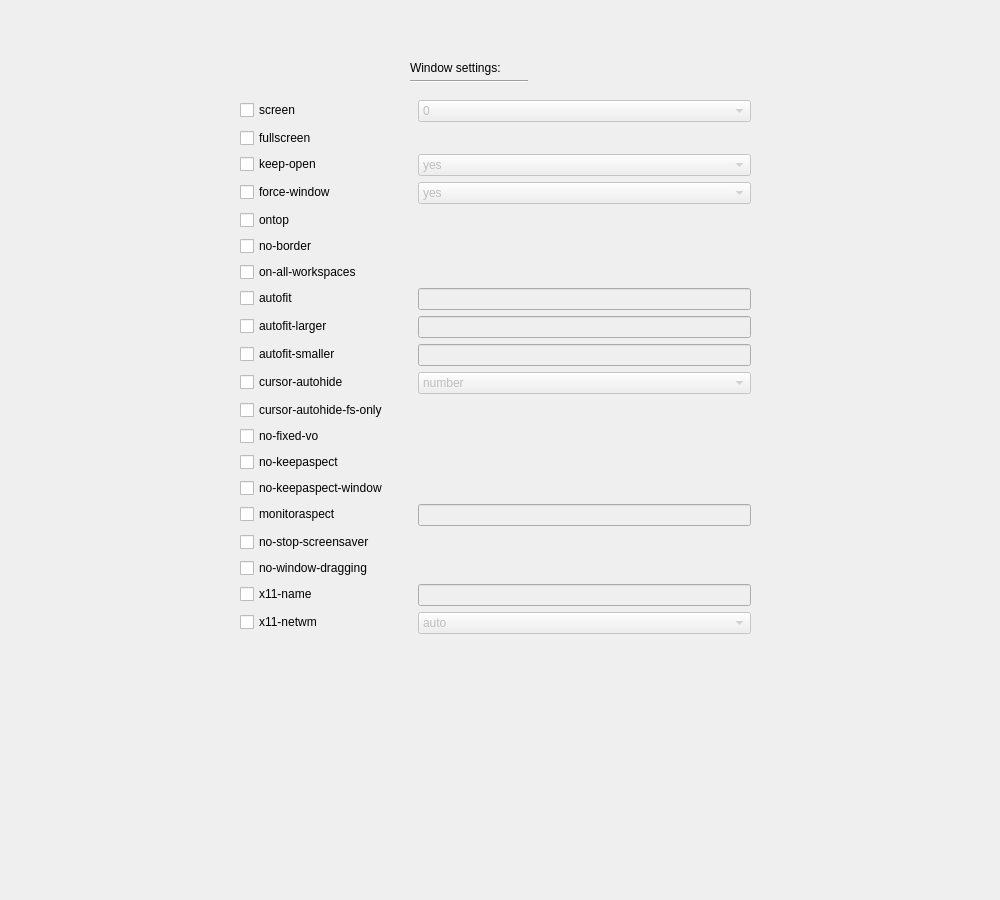
<?xml version="1.0" encoding="UTF-8"?>
<ui version="4.0">
 <class>tabWindow</class>
 <widget class="QWidget" name="tabWindow">
  <property name="geometry">
   <rect>
    <x>0</x>
    <y>0</y>
    <width>1000</width>
    <height>900</height>
   </rect>
  </property>
  <property name="windowTitle">
   <string>Form</string>
  </property>
  <widget class="QLabel" name="label_window_settings">
   <property name="geometry">
    <rect>
     <x>410</x>
     <y>60</y>
     <width>121</width>
     <height>16</height>
    </rect>
   </property>
   <property name="text">
    <string>Window settings:</string>
   </property>
  </widget>
  <widget class="Line" name="line">
   <property name="geometry">
    <rect>
     <x>410</x>
     <y>80</y>
     <width>118</width>
     <height>3</height>
    </rect>
   </property>
   <property name="orientation">
    <enum>Qt::Horizontal</enum>
   </property>
  </widget>
  <widget class="QWidget" name="formLayoutWidget">
   <property name="geometry">
    <rect>
     <x>240</x>
     <y>90</y>
     <width>511</width>
     <height>695</height>
    </rect>
   </property>
   <layout class="QFormLayout" name="formLayout">
    <property name="labelAlignment">
     <set>Qt::AlignLeading|Qt::AlignLeft|Qt::AlignVCenter</set>
    </property>
    <property name="horizontalSpacing">
     <number>30</number>
    </property>
    <property name="verticalSpacing">
     <number>6</number>
    </property>
    <property name="topMargin">
     <number>10</number>
    </property>
    <item row="0" column="0">
     <widget class="QCheckBox" name="box_screen_default">
      <property name="text">
       <string>screen</string>
      </property>
     </widget>
    </item>
    <item row="0" column="1">
     <widget class="QComboBox" name="comboBox_screen_default">
      <property name="enabled">
       <bool>false</bool>
      </property>
      <item>
       <property name="text">
        <string>0</string>
       </property>
      </item>
      <item>
       <property name="text">
        <string>1</string>
       </property>
      </item>
      <item>
       <property name="text">
        <string>2</string>
       </property>
      </item>
      <item>
       <property name="text">
        <string>3</string>
       </property>
      </item>
      <item>
       <property name="text">
        <string>4</string>
       </property>
      </item>
      <item>
       <property name="text">
        <string>5</string>
       </property>
      </item>
      <item>
       <property name="text">
        <string>6</string>
       </property>
      </item>
      <item>
       <property name="text">
        <string>7</string>
       </property>
      </item>
      <item>
       <property name="text">
        <string>8</string>
       </property>
      </item>
      <item>
       <property name="text">
        <string>9</string>
       </property>
      </item>
      <item>
       <property name="text">
        <string>10</string>
       </property>
      </item>
      <item>
       <property name="text">
        <string>11</string>
       </property>
      </item>
      <item>
       <property name="text">
        <string>12</string>
       </property>
      </item>
      <item>
       <property name="text">
        <string>13</string>
       </property>
      </item>
      <item>
       <property name="text">
        <string>14</string>
       </property>
      </item>
      <item>
       <property name="text">
        <string>15</string>
       </property>
      </item>
      <item>
       <property name="text">
        <string>16</string>
       </property>
      </item>
      <item>
       <property name="text">
        <string>17</string>
       </property>
      </item>
      <item>
       <property name="text">
        <string>18</string>
       </property>
      </item>
      <item>
       <property name="text">
        <string>19</string>
       </property>
      </item>
      <item>
       <property name="text">
        <string>20</string>
       </property>
      </item>
     </widget>
    </item>
    <item row="1" column="0">
     <widget class="QCheckBox" name="box_fullscreen">
      <property name="text">
       <string>fullscreen</string>
      </property>
     </widget>
    </item>
    <item row="2" column="0">
     <widget class="QCheckBox" name="box_keep_open">
      <property name="text">
       <string>keep-open</string>
      </property>
     </widget>
    </item>
    <item row="2" column="1">
     <widget class="QComboBox" name="comboBox_keep_open">
      <property name="enabled">
       <bool>false</bool>
      </property>
      <item>
       <property name="text">
        <string>yes</string>
       </property>
      </item>
      <item>
       <property name="text">
        <string>no</string>
       </property>
      </item>
      <item>
       <property name="text">
        <string>always</string>
       </property>
      </item>
     </widget>
    </item>
    <item row="3" column="0">
     <widget class="QCheckBox" name="box_force_window">
      <property name="text">
       <string>force-window</string>
      </property>
     </widget>
    </item>
    <item row="3" column="1">
     <widget class="QComboBox" name="comboBox_force_window">
      <property name="enabled">
       <bool>false</bool>
      </property>
      <item>
       <property name="text">
        <string>yes</string>
       </property>
      </item>
      <item>
       <property name="text">
        <string>no</string>
       </property>
      </item>
      <item>
       <property name="text">
        <string>immediate</string>
       </property>
      </item>
     </widget>
    </item>
    <item row="4" column="0">
     <widget class="QCheckBox" name="box_ontop">
      <property name="text">
       <string>ontop</string>
      </property>
     </widget>
    </item>
    <item row="5" column="0">
     <widget class="QCheckBox" name="box_no_border">
      <property name="text">
       <string>no-border</string>
      </property>
     </widget>
    </item>
    <item row="6" column="0">
     <widget class="QCheckBox" name="box_on_all_workspaces">
      <property name="text">
       <string>on-all-workspaces</string>
      </property>
     </widget>
    </item>
    <item row="7" column="0">
     <widget class="QCheckBox" name="box_autofit">
      <property name="text">
       <string>autofit</string>
      </property>
     </widget>
    </item>
    <item row="7" column="1">
     <widget class="QLineEdit" name="valuebox_autofit">
      <property name="enabled">
       <bool>false</bool>
      </property>
     </widget>
    </item>
    <item row="8" column="0">
     <widget class="QCheckBox" name="box_autofit_larger">
      <property name="text">
       <string>autofit-larger</string>
      </property>
     </widget>
    </item>
    <item row="8" column="1">
     <widget class="QLineEdit" name="valuebox_autofit_larger">
      <property name="enabled">
       <bool>false</bool>
      </property>
     </widget>
    </item>
    <item row="9" column="0">
     <widget class="QCheckBox" name="box_autofit_smaller">
      <property name="text">
       <string>autofit-smaller</string>
      </property>
     </widget>
    </item>
    <item row="9" column="1">
     <widget class="QLineEdit" name="valuebox_autofit_smaller">
      <property name="enabled">
       <bool>false</bool>
      </property>
     </widget>
    </item>
    <item row="10" column="0">
     <widget class="QCheckBox" name="box_cursor_autohide">
      <property name="text">
       <string>cursor-autohide</string>
      </property>
     </widget>
    </item>
    <item row="10" column="1">
     <widget class="QComboBox" name="comboBox_cursor_autohide">
      <property name="enabled">
       <bool>false</bool>
      </property>
      <item>
       <property name="text">
        <string>number</string>
       </property>
      </item>
      <item>
       <property name="text">
        <string>no</string>
       </property>
      </item>
      <item>
       <property name="text">
        <string>always</string>
       </property>
      </item>
     </widget>
    </item>
    <item row="11" column="0">
     <widget class="QCheckBox" name="box_cursor_autohide_fs_only">
      <property name="text">
       <string>cursor-autohide-fs-only</string>
      </property>
     </widget>
    </item>
    <item row="12" column="0">
     <widget class="QCheckBox" name="box_no_fixed_vo">
      <property name="text">
       <string>no-fixed-vo</string>
      </property>
     </widget>
    </item>
    <item row="13" column="0">
     <widget class="QCheckBox" name="box_no_keepaspect">
      <property name="text">
       <string>no-keepaspect</string>
      </property>
     </widget>
    </item>
    <item row="14" column="0">
     <widget class="QCheckBox" name="box_no_keepaspect_window">
      <property name="text">
       <string>no-keepaspect-window</string>
      </property>
     </widget>
    </item>
    <item row="15" column="0">
     <widget class="QCheckBox" name="box_monitoraspect">
      <property name="text">
       <string>monitoraspect</string>
      </property>
     </widget>
    </item>
    <item row="15" column="1">
     <widget class="QLineEdit" name="valuebox_monitoraspect">
      <property name="enabled">
       <bool>false</bool>
      </property>
     </widget>
    </item>
    <item row="16" column="0">
     <widget class="QCheckBox" name="box_no_stop_screensaver">
      <property name="text">
       <string>no-stop-screensaver</string>
      </property>
     </widget>
    </item>
    <item row="17" column="0">
     <widget class="QCheckBox" name="box_no_window_dragging">
      <property name="text">
       <string>no-window-dragging</string>
      </property>
     </widget>
    </item>
    <item row="18" column="0">
     <widget class="QCheckBox" name="box_x11_name">
      <property name="text">
       <string>x11-name</string>
      </property>
     </widget>
    </item>
    <item row="18" column="1">
     <widget class="QLineEdit" name="valuebox_x11_name">
      <property name="enabled">
       <bool>false</bool>
      </property>
     </widget>
    </item>
    <item row="19" column="0">
     <widget class="QCheckBox" name="box_x11_netwm">
      <property name="text">
       <string>x11-netwm</string>
      </property>
     </widget>
    </item>
    <item row="19" column="1">
     <widget class="QComboBox" name="comboBox_x11_netwm">
      <property name="enabled">
       <bool>false</bool>
      </property>
      <item>
       <property name="text">
        <string>auto</string>
       </property>
      </item>
      <item>
       <property name="text">
        <string>yes</string>
       </property>
      </item>
      <item>
       <property name="text">
        <string>no</string>
       </property>
      </item>
     </widget>
    </item>
   </layout>
  </widget>
 </widget>
 <resources/>
 <connections/>
</ui>
